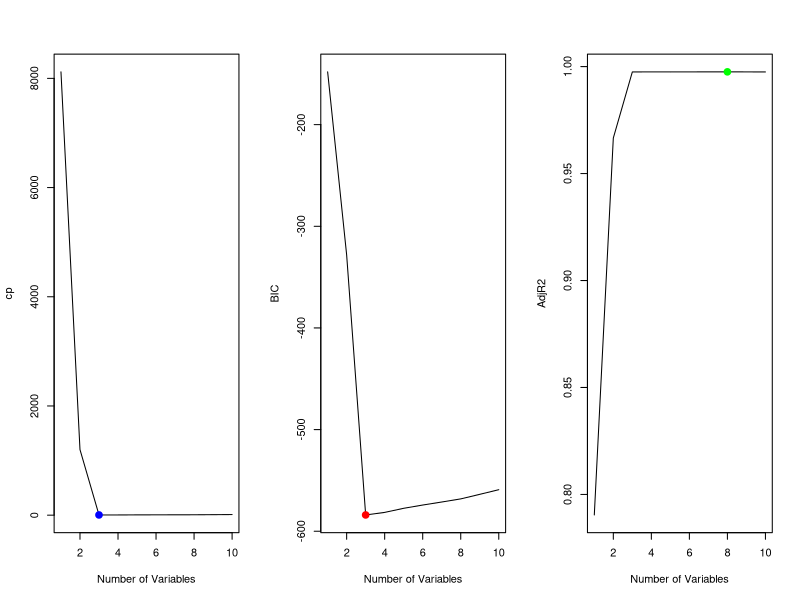
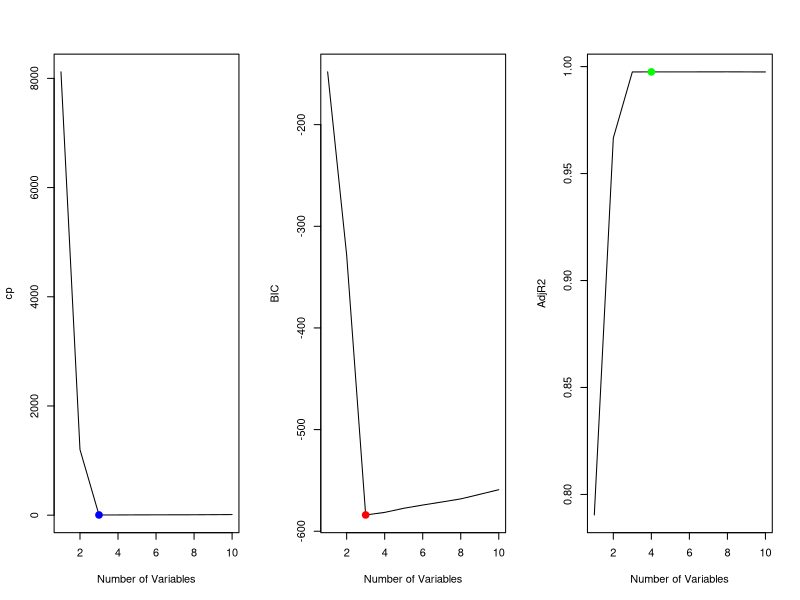
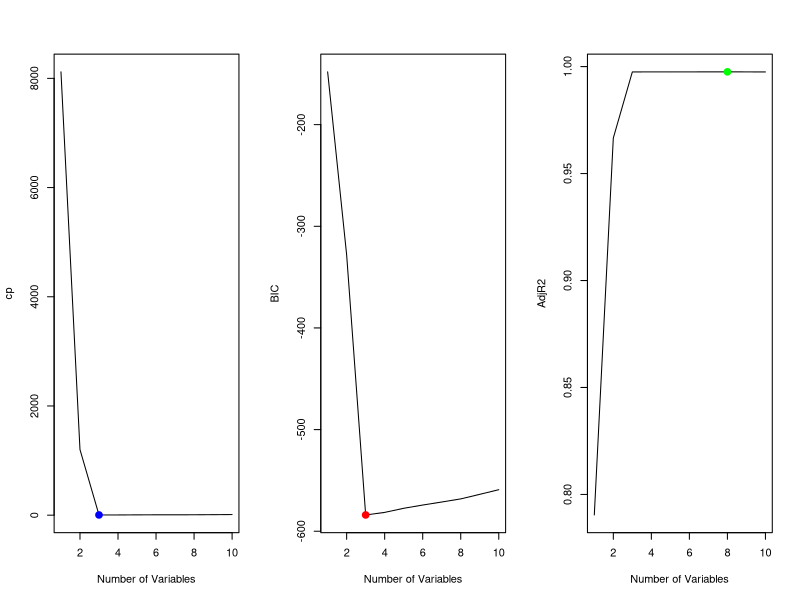

The R script that drew these images, in order: (Note: this script raises an error after producing the figures.)
#6.6
#Q.8
#8a

set.seed(100)
X <- rnorm(100)
e <- rnorm(100)

#8b
#values of b0, b1, b2, b3 are assumed as:
#b0 = 20
#b1 = -10
#b2 = 5
#b3 = -1.5

Y <- 20 - 10 * X +5 * X^2 + (-1.5) * X^3 + e

#8c
library(leaps)
data.full <- data.frame(y = Y, x = X)
regfit.full <- regsubsets(y~x+I(x^2) + I(x^3) + I(x^4) + I(x^5) + I(x^6) + I(x^7) + I(x^8) + I(x^9) + I(x^10), data = data.full, nvmax = 10,really.big = T)
reg.summary <- summary(regfit.full)
reg.summary
reg.summary$cp
reg.summary$bic
reg.summary$adjr2
#cp decreases substancially from one variable model to two variable model. Again from two variable model to three variable model it decreases substancially and then it keeps incresing
#BIC value is almost constant after three variable model and it is lowest for three variable model
#Adjusted R^2 increases at three variable model with 0.995 and it stays constant throughout with very insignificant change

par(mfrow = c(1, 3))

plot(reg.summary$cp,xlab="Number of Variables",ylab="cp",type="l")
points(which.min(reg.summary$cp),reg.summary$cp[which.min(reg.summary$cp)],col="blue",cex=2,pch=20)
which.min(reg.summary$cp)

plot(reg.summary$bic,xlab="Number of Variables",ylab="BIC",type="l")
points(which.min(reg.summary$bic),reg.summary$bic[which.min(reg.summary$bic)],col="red",cex=2,pch=20)
which.min(reg.summary$bic)

plot(reg.summary$adjr2,xlab="Number of Variables",ylab="AdjR2",type="l")
points(which.max(reg.summary$adjr2),reg.summary$adjr2[which.max(reg.summary$adjr2)],col="green",cex=2,pch=20)
which.max(reg.summary$adjr2)

#8d
#Forward
data.full <- data.frame(y = Y, x = X)
regfit.f <- regsubsets(y~x+I(x^2) + I(x^3) + I(x^4) + I(x^5) + I(x^6) + I(x^7) + I(x^8) + I(x^9) + I(x^10), data = data.full, nvmax = 10,really.big = T, method = 'forward')
regf.summary <- summary(regfit.f)
regf.summary
regf.summary$cp
regf.summary$bic
regf.summary$adjr2

#The statistical matrices are very similar to that for best subset selection
#cp decreases substancially from one variable model to two variable model. Again from two variable model to three variable model it decreases substancially and then again it keeps incresing
#BIC value is almost constant after three variable model and it is lowest for three variable model
#Adjusted R^2 increases at three variable model with 0.995 and it stays constant throughout with very insignificant change

par(mfrow = c(1, 3))

plot(reg.summary$cp,xlab="Number of Variables",ylab="cp",type="l")
points(which.min(regf.summary$cp),regf.summary$cp[which.min(regf.summary$cp)],col="blue",cex=2,pch=20)
which.min(regf.summary$cp)

plot(reg.summary$bic,xlab="Number of Variables",ylab="BIC",type="l")
points(which.min(reg.summary$bic),regf.summary$bic[which.min(regf.summary$bic)],col="red",cex=2,pch=20)
which.min(regf.summary$bic)

plot(reg.summary$adjr2,xlab="Number of Variables",ylab="AdjR2",type="l")
points(which.max(regf.summary$adjr2),regf.summary$adjr2[which.max(regf.summary$adjr2)],col="green",cex=2,pch=20)
which.max(regf.summary$adjr2)

coef(regfit.full, id =3)
coef(regfit.full, id =4)
coef(regfit.full, id =10)

#Backward
data.full <- data.frame(y = Y, x = X)
regfit.b <- regsubsets(y~x+I(x^2) + I(x^3) + I(x^4) + I(x^5) + I(x^6) + I(x^7) + I(x^8) + I(x^9) + I(x^10), data = data.full, nvmax = 10,really.big = T, method = 'backward')
regb.summary <- summary(regfit.b)
regb.summary
regb.summary$cp
regb.summary$bic
regb.summary$adjr2

#The statistical matrices are very similar to that for best subset selection
#cp decreases substancially from one variable model to two variable model. Again from two variable model to three variable model it decreases substancially and then again it keeps incresing
#BIC value is almost constant after three variable model and it is lowest for three variable model
#Adjusted R^2 increases at three variable model with 0.995 and it stays constant throughout with very insignificant change
par(mfrow = c(1, 3))

plot(regb.summary$cp,xlab="Number of Variables",ylab="cp",type="l")
points(which.min(regb.summary$cp),regb.summary$cp[which.min(regb.summary$cp)],col="blue",cex=2,pch=20)
which.min(regb.summary$cp)

plot(reg.summary$bic,xlab="Number of Variables",ylab="BIC",type="l")
points(which.min(reg.summary$bic),regb.summary$bic[which.min(regb.summary$bic)],col="red",cex=2,pch=20)
which.min(regb.summary$bic)

plot(reg.summary$adjr2,xlab="Number of Variables",ylab="AdjR2",type="l")
points(which.max(regb.summary$adjr2),regb.summary$adjr2[which.max(regb.summary$adjr2)],col="green",cex=2,pch=20)
which.max(regb.summary$adjr2)

coef(regfit.full, id =3)
coef(regfit.full, id =4)
coef(regfit.full, id =10)

#Results for backward selection are very similar to best subset and forward selection.
#All metrics show that the three variable model with the squared and cubed term is the best

#8e
set.seed(1)
xmat <- model.matrix(Y ~ X + I(x^2) + I(x^3) + I(x^4) + I(x^5) + I(x^6) + I(x^7) + I(x^8) + I(x^9) + I(x^10), data = data.full)[,-1]
set.seed(1)
cv.lasso <- cv.glmnet(xmat,Y,alpha=1)
plot(cv.lasso)
bestlam<-cv.lasso$lambda.min
bestlam
fit.lasso<-glmnet(xmat,Y,alpha=1)
predict(fit.lasso,s=bestlam,type="coefficients")[1:11,]

#Higher values of lambda result in an increase in the MSE
#Best value of lambda is 0.0688
#The lasso model creates a sparse model with four variables. The intercept and coefficients for X, X^2 and X^3 closely match the ones chosen in initially
#b0 = 19.99~ 20
#b1 = -10 ~ -10
#b3 = 5.018 ~ 5
#b4 = -1.5264 ~ -1.5
#the value for x^4 is zero. Therefore, this model provides an accurate estimation of the response Y.

#8f
b0 <- 20
b7 <- 10
Y <- b0 + b7 * X^7 + e
data.full <- data.frame(y = Y, x = X)
regfit.full <- regsubsets(y ~ x + I(x^2) + I(x^3) + I(x^4) + I(x^5) + I(x^6) + I(x^7) + I(x^8) + I(x^9) + I(x^10), data = data.full, nvmax = 10)
reg.summary <- summary(regfit.full)
reg.summary$cp
reg.summary$bic
reg.summary$adjr2
par(mfrow = c(1, 3))
plot(reg.summary$cp, xlab = "Number of variables", ylab = "cp", type = "l")
points(which.min(reg.summary$cp), reg.summary$cp[which.min(reg.summary$cp)], col = "red", cex = 2, pch = 20)
plot(reg.summary$bic, xlab = "Number of variables", ylab = "BIC", type = "l")
points(which.min(reg.summary$bic), reg.summary$bic[which.min(reg.summary$bic)], col = "blue", cex = 2, pch = 20)
plot(reg.summary$adjr2, xlab = "Number of variables", ylab = "AdjR2", type = "l")
points(which.max(reg.summary$adjr2), reg.summary$adjr2[which.max(reg.summary$adjr2)], col = "green", cex = 2, pch = 20)
coef(regfit.full,2)
coef(regfit.full,1)
coef(regfit.full,4)

#Cp is lowest for one variable model with the x^7 term.
#BIC value is lowest for the one variable model and then it increases slightly
#Adjusted R2 is 0.99999 for the one variable model and it remains constant

xmat <- model.matrix(y ~ x + I(x^2) + I(x^3) + I(x^4) + I(x^5) + I(x^6) + I(x^7) + I(x^8) + I(x^9) + I(x^10), data = data.full)[, -1]
set.seed(1)
cv.lasso <- cv.glmnet(xmat, Y, alpha = 1)
bestlam <- cv.lasso$lambda.min
bestlam

fit.lasso <- glmnet(xmat, Y, alpha = 1)
lasso.coef = predict(fit.lasso, s = bestlam, type = "coefficients")[1:11, ]
lasso.coef

#Lasso model using best value of lambda results in a sparse model with one variable
#It assigns a non-zero coefficient to the variable X^7 that explains the response Y
#Except for coefficient of X^7, it assigns zero to all the other coefficients
